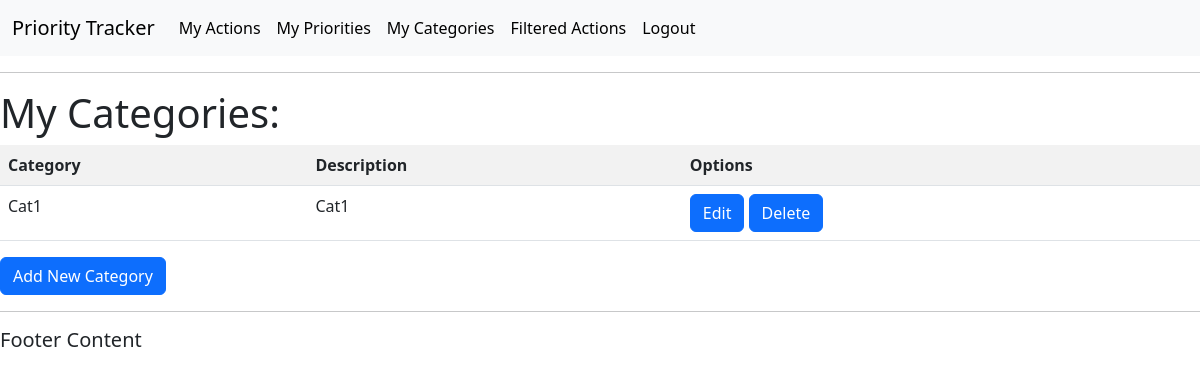
The page /categories/ (signed in) on the database as committed earlier.
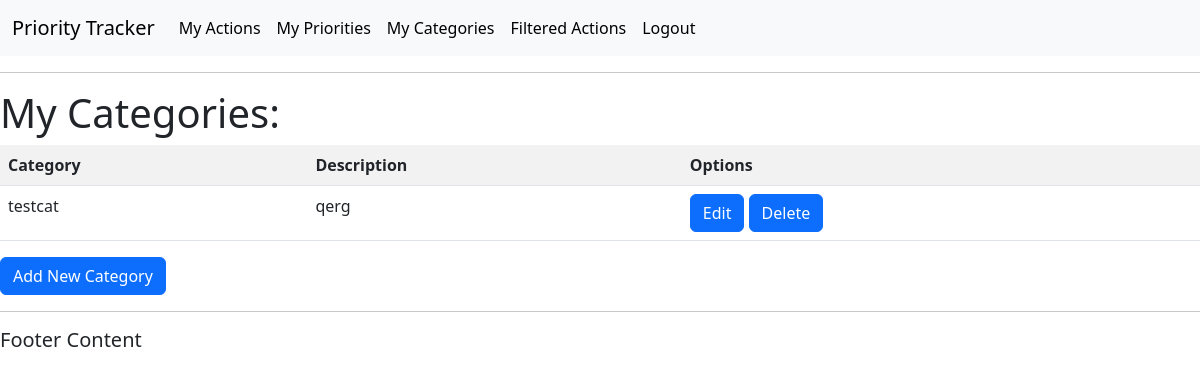
The same page on the database as committed later.
### actions/models.py (models this page shows, shortened)
class Category(models.Model):
    title = models.CharField(max_length=50, null=False, blank=False)
    description = models.CharField(max_length=150)
    user = models.ForeignKey(
        settings.AUTH_USER_MODEL, on_delete=models.CASCADE, related_name="categories", null=True)

### actions/views.py (the view)
# urls.py: path('categories/', views.get_categories_list, name='get_categories_list'),
@login_required(login_url='login')
def get_categories_list(request):
    categories = Category.objects.all()
    context = {
        "categories": categories
    }
    return render(request, 'actions/categories_list.html', context)

### actions/templates/actions/categories_list.html
{% extends 'actions/main.html' %}
{% block content %}
<body>
    <h1>My Categories:</h1>
    <table class="table table-striped">
        <tr>
            <th>Category</th>
            <th>Description</th>
            <th>Options</th>
        </tr>
        {% for category in user.categories.all %}
            <tr>
                <td>{{ category.title }}</td>
                <td>{{ category.description }}</td>
                <td>
                    <a class="btn btn-primary" role="button" href="{% url 'update_category' category.id %}">Edit</a>
                    <a class="btn btn-primary" role="button" href="{% url 'delete_category' category.id %}">Delete</a>
                </td>
            </tr>
        {% endfor %}
    </table>
    <a class="btn btn-primary" role="button" href="/add-category/">Add New Category</a>
</body>
{% endblock %}

Rows that differ between the two databases and show on the page:
changed Category: title "Cat1" → "testcat"; description "Cat1" → "qerg"
